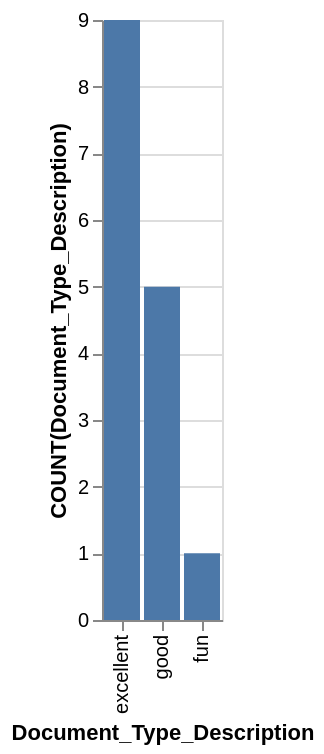

Source (Vega-Lite JSON):
### Vega-Lite specification from a JSON file in a GitHub repository (floating-point values rounded to 4 significant figures)
{"data": {"values": [{"x_data": "excellent", "y_data": 9}, {"x_data": "good", "y_data": 5}, {"x_data": "fun", "y_data": 1}]}, "mark": "bar", "encoding": {"x": {"field": "x_data", "type": "nominal", "title": "Document_Type_Description", "sort": {"op": "sum", "field": "y_data", "order": "descending"}}, "y": {"field": "y_data", "type": "quantitative", "title": "COUNT(Document_Type_Description)"}}}
